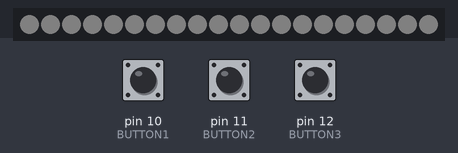
This sketch was run on a simulated Arduino Uno, built with avr-gcc and run on an emulated ATmega328P. Shown: 20 RGB LEDs in strip order, left to right. The test bench sets the inputs (shaded band); at power-on: pin 10 (BUTTON1) HIGH, pin 11 (BUTTON2) HIGH, pin 12 (BUTTON3) HIGH. Dim RGB values are drawn brighter than linear.

Above: at 1.2 s.
1.3 s: pin 10 (BUTTON1) pulled LOW for 0.15 s
At 2.5 s:
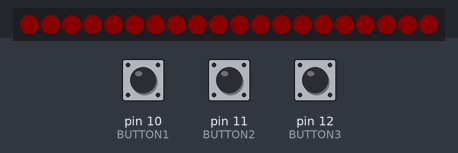
2.9 s: pin 10 (BUTTON1) pulled LOW for 1 s
At 3.2 s:
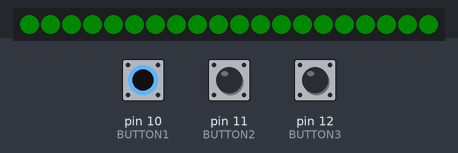
5.4 s: pin 10 (BUTTON1) pulled LOW for 0.15 s
At 6.6 s:
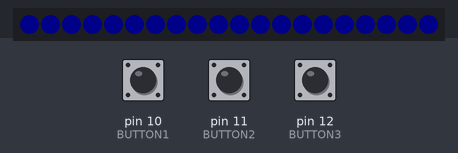
7.0 s: pin 10 (BUTTON1) pulled LOW for 3.2 s
At 8.2 s:
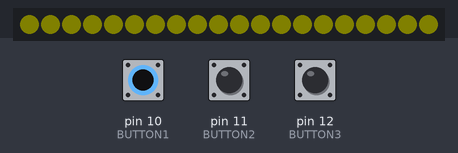
11.7 s: pin 10 (BUTTON1) pulled LOW for 0.15 s
At 12.9 s:
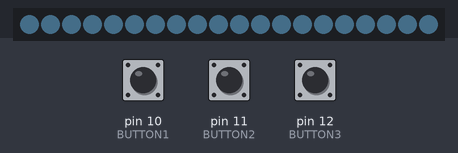
13.3 s: pin 10 (BUTTON1) pulled LOW for 1 s
Timing chart, 0 to 16.3 s (numbered marks = the images above; inputs shaded):
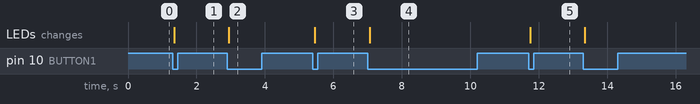

The sketch:

Gohei_RGB_Project.ino
```cpp
#include <Adafruit_NeoPixel.h>
#include <Bounce2.h>
#ifdef __AVR__
#include <avr/power.h>
#endif

#define PIN 9
#define LED_NUMBER 20
#define BUTTON1 10
#define BUTTON2 11
#define BUTTON3 12
int color = 0;
int light = 0;
// Instantiate a Bounce object
Bounce b1b = Bounce();
Bounce b2b = Bounce();
Bounce b3b = Bounce();
int button1 = 0;
int button2 = 0;
int button3 = 0;
// Parameter 1 = number of pixels in strip
// Parameter 2 = Arduino pin number (most are valid)
// Parameter 3 = pixel type flags, add together as needed:
//   NEO_KHZ800  800 KHz bitstream (most NeoPixel products w/WS2812 LEDs)
//   NEO_KHZ400  400 KHz (classic 'v1' (not v2) FLORA pixels, WS2811 drivers)
//   NEO_GRB     Pixels are wired for GRB bitstream (most NeoPixel products)
//   NEO_RGB     Pixels are wired for RGB bitstream (v1 FLORA pixels, not v2)
//   NEO_RGBW    Pixels are wired for RGBW bitstream (NeoPixel RGBW products)
Adafruit_NeoPixel strip = Adafruit_NeoPixel(LED_NUMBER, PIN, NEO_GRB + NEO_KHZ800);

// IMPORTANT: To reduce NeoPixel burnout risk, add 1000 uF capacitor across
// pixel power leads, add 300 - 500 Ohm resistor on first pixel's data input
// and minimize distance between Arduino and first pixel.  Avoid connecting
// on a live circuit...if you must, connect GND first.

void setup() {

	// This is for Trinket 5V 16MHz, you can remove these three lines if you are not using a Trinket
#if defined (__AVR_ATtiny85__)
	if (F_CPU == 16000000) clock_prescale_set(clock_div_1);
#endif
	// End of trinket special code
	pinMode(BUTTON1, INPUT_PULLUP);
	pinMode(BUTTON2, INPUT_PULLUP);
	pinMode(BUTTON3, INPUT_PULLUP);
	b1b.attach(BUTTON1);
	b2b.attach(BUTTON2);
	b3b.attach(BUTTON3);
	b1b.interval(10); // interval in ms
	b2b.interval(10); // interval in ms
	b3b.interval(10); // interval in ms
	strip.begin();

	strip.show(); // Initialize all pixels to 'off'

}
int Button1_old = HIGH;
int Button2_old = HIGH;
int Button3_old = HIGH;

void loop() {

	b1b.update();
	b2b.update();
	b3b.update();
	button1 = b1b.read();
	button2 = b2b.read();
	button3 = b3b.read();
	//button1£ºcolor ID+
	if (button1 != Button1_old && button1 == LOW) {
		if (color == 15) {
			color = 0;
		}
		else {
			color += 1;
		}
	}
	//button1£ºcolor ID-
	if (button2 != Button2_old && button2 == LOW) {
		if (color == 0) {
			color = 15;
		}
		else {
			color -= 1;
		}
	}
	//button1£ºLight+
	if (button3 != Button3_old && button3 == LOW) {
		if (light == 5) {
			light = 0;

		}
		else {
			light += 1;

		}
	}

	switch (light) {
	case 0:strip.setBrightness(10); break;
	case 1:strip.setBrightness(25); break;
	case 2:strip.setBrightness(50); break;
	case 3:strip.setBrightness(75); break;
	case 4:strip.setBrightness(100); break; //more than 100 too light
	}
	Button1_old = button1;
	Button2_old = button2;
	Button3_old = button3;
	LED_setAll(color);
}

void LED_setAll(int c) {
	for (int i = 0; i < strip.numPixels(); i++) {
		switch (c) {
		case 0:strip.setPixelColor(i, 127, 127, 127); break; //Marisa(White
		case 1:strip.setPixelColor(i, 255, 0, 0); break; //Reimu(Red
		case 2:strip.setPixelColor(i, 0, 255, 0); break; //Sanae(Green
		case 3:strip.setPixelColor(i, 0, 0, 255); break;//Nitori(Blue
		case 4:strip.setPixelColor(i, 127, 127, 0); break;//Alice(Yello
		case 5:strip.setPixelColor(i, 135, 206, 250); break;//light blue
		case 6:strip.setPixelColor(i, 144, 200, 144); break;//light green
		case 7:strip.setPixelColor(i, 160, 32, 240); break;//Yukari(purple
		case 8:strip.setPixelColor(i, 255, 192, 203); break;//Yuyuko(pink
		case 9:strip.setPixelColor(i, 0, 127, 127); break;//Tenshi(cyan
		case 10:strip.setPixelColor(i, 186, 85, 211); break;//Akyuu(violet
		case 11:strip.setPixelColor(i, 0, 250, 154); break;//Utsuho(dark green
		case 12:strip.setPixelColor(i, 255, 182, 193); break;//light pink
		case 13:strip.setPixelColor(i, 255, 165, 0); break;//Kosuzu(Orange
		case 14:strip.setPixelColor(i, 50, 205, 50); break;//Sanae(Lime green
		case 15:strip.setPixelColor(i, 0, 191, 255); break;//Cirno(Deep sky blue
		}
		strip.show();

	}
};
```

Measured:
- after the input at 1.3 s, the LEDs: change after 0.05 s (image 1)
- after the input at 2.9 s, the LEDs: change at once (image 2)
- after the input at 5.4 s, the LEDs: change after 0.05 s (image 3)
- after the input at 7.0 s, the LEDs: change after 0.06 s (image 4)
- after the input at 11.7 s, the LEDs: change after 0.06 s (image 5)
